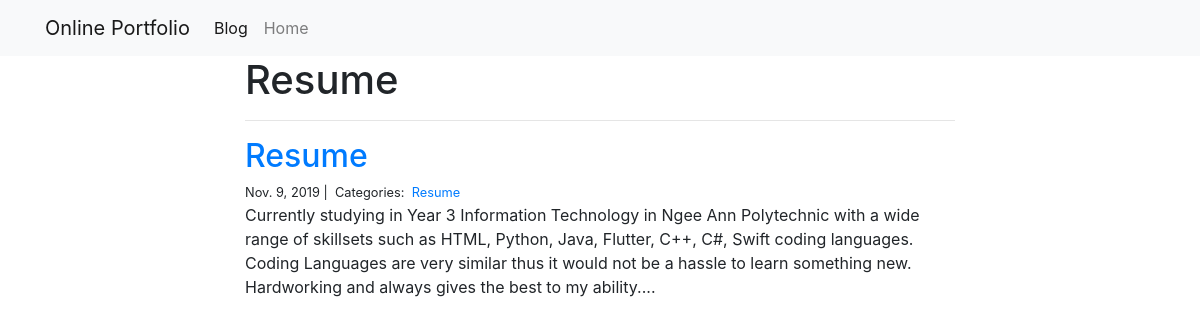
The app's page /blog/Resume/ with its own data.
### blog/models.py (models this page shows)
class Post(models.Model):
    title = models.CharField(max_length=255)
    body = models.TextField()
    created_on = models.DateTimeField(auto_now_add=True)
    last_modified = models.DateTimeField(auto_now=True)
    categories = models.ManyToManyField("Category", related_name="posts")

class Category(models.Model):
    name = models.CharField(max_length=20)

### blog/views.py (the view)
# urls.py: path("<category>/", views.blog_category, name="blog_category"),
def blog_category(request, category):
    posts = Post.objects.filter(categories__name__contains=category).order_by(
        "-created_on"
    )
    context = {"category": category, "posts": posts}
    return render(request, "blog_category.html", context)

### blog/templates/blog_category.html
{% extends "base.html" %}
{% block page_content %}
<div class="col-md-8 offset-md-2">
    <h1>{{ category | title }}</h1>
    <hr>
    {% for post in posts %}
        <h2><a href="{% url 'blog_detail' post.pk%}">{{ post.title }}</a></h2>
        <small>
            {{ post.created_on.date }} |&nbsp;
            Categories:&nbsp;
            {% for category in post.categories.all %}
            <a href="{% url 'blog_category' category.name %}">
                {{ category.name }}
            </a>&nbsp;
            {% endfor %}
        </small>
        <p>{{ post.body | slice:":400" }}...</p>
    {% endfor %}
</div>
{% endblock %}

### records on screen
Post: title "Resume", created_on "Nov. 9, 2019", body "Currently studying in Year 3 Information Technology in Ngee Ann Polytechnic with a wide range of skillsets such as HTML, Python, Java, Flutter, C++, C#, Swift coding languages. Coding Languages are very similar thus it would not be a hassle to learn something new. Hardworking and always gives the best to my ability."
Category: name "Resume"

### other values on screen
{{ category | title }} "Resume"
